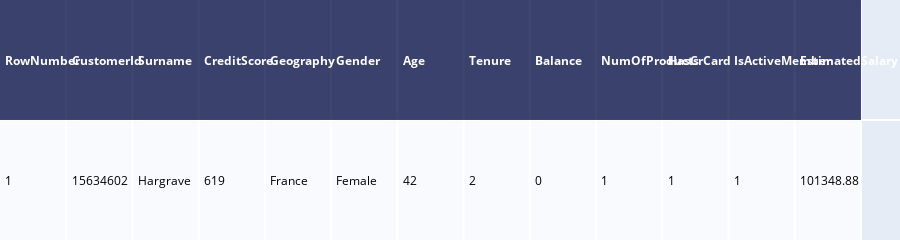

Notebook source saved alongside this figure:
### Code cell
# Test ML model 'churn_model.pickle' file using dummie data on file "bc.csv"

import plotly.figure_factory as ff

df = pd.read_csv('bc.csv')
with open('churn_model.pickle', 'rb') as f:
    clf = pickle.load(f)
prediction = clf.predict(df)
if prediction == 1:
    output = 'churn'
elif prediction == 0:
    output = 'remain'
print(f'The prediction is that the customer is like to {output}.')
data = ff.create_table(df.head())
data

### Figure 1 — Plotly figure (JSON) as saved in the notebook; plotly's stock layout.template omitted (floating-point values rounded to 4 significant figures)
{"data": [{"colorscale": [[0, "#00083e"], [0.5, "#ededee"], [1, "#ffffff"]], "hoverinfo": "none", "opacity": 0.75, "showscale": false, "type": "heatmap", "z": [[0, 0, 0, 0, 0, 0, 0, 0, 0, 0, 0, 0, 0], [0.5, 0.5, 0.5, 0.5, 0.5, 0.5, 0.5, 0.5, 0.5, 0.5, 0.5, 0.5, 0.5]]}], "layout": {"annotations": [{"align": "left", "font": {"color": "#ffffff"}, "showarrow": false, "text": "<b>RowNumber</b>", "x": -0.45, "xanchor": "left", "xref": "x", "y": 0, "yref": "y"}, {"align": "left", "font": {"color": "#ffffff"}, "showarrow": false, "text": "<b>CustomerId</b>", "x": 0.55, "xanchor": "left", "xref": "x", "y": 0, "yref": "y"}, {"align": "left", "font": {"color": "#ffffff"}, "showarrow": false, "text": "<b>Surname</b>", "x": 1.55, "xanchor": "left", "xref": "x", "y": 0, "yref": "y"}, {"align": "left", "font": {"color": "#ffffff"}, "showarrow": false, "text": "<b>CreditScore</b>", "x": 2.55, "xanchor": "left", "xref": "x", "y": 0, "yref": "y"}, {"align": "left", "font": {"color": "#ffffff"}, "showarrow": false, "text": "<b>Geography</b>", "x": 3.55, "xanchor": "left", "xref": "x", "y": 0, "yref": "y"}, {"align": "left", "font": {"color": "#ffffff"}, "showarrow": false, "text": "<b>Gender</b>", "x": 4.55, "xanchor": "left", "xref": "x", "y": 0, "yref": "y"}, {"align": "left", "font": {"color": "#ffffff"}, "showarrow": false, "text": "<b>Age</b>", "x": 5.55, "xanchor": "left", "xref": "x", "y": 0, "yref": "y"}, {"align": "left", "font": {"color": "#ffffff"}, "showarrow": false, "text": "<b>Tenure</b>", "x": 6.55, "xanchor": "left", "xref": "x", "y": 0, "yref": "y"}, {"align": "left", "font": {"color": "#ffffff"}, "showarrow": false, "text": "<b>Balance</b>", "x": 7.55, "xanchor": "left", "xref": "x", "y": 0, "yref": "y"}, {"align": "left", "font": {"color": "#ffffff"}, "showarrow": false, "text": "<b>NumOfProducts</b>", "x": 8.55, "xanchor": "left", "xref": "x", "y": 0, "yref": "y"}, {"align": "left", "font": {"color": "#ffffff"}, "showarrow": false, "text": "<b>HasCrCard</b>", "x": 9.55, "xanchor": "left", "xref": "x", "y": 0, "yref": "y"}, {"align": "left", "font": {"color": "#ffffff"}, "showarrow": false, "text": "<b>IsActiveMember</b>", "x": 10.55, "xanchor": "left", "xref": "x", "y": 0, "yref": "y"}, {"align": "left", "font": {"color": "#ffffff"}, "showarrow": false, "text": "<b>EstimatedSalary</b>", "x": 11.55, "xanchor": "left", "xref": "x", "y": 0, "yref": "y"}, {"align": "left", "font": {"color": "#000000"}, "showarrow": false, "text": "1", "x": -0.45, "xanchor": "left", "xref": "x", "y": 1, "yref": "y"}, {"align": "left", "font": {"color": "#000000"}, "showarrow": false, "text": "15634602", "x": 0.55, "xanchor": "left", "xref": "x", "y": 1, "yref": "y"}, {"align": "left", "font": {"color": "#000000"}, "showarrow": false, "text": "Hargrave", "x": 1.55, "xanchor": "left", "xref": "x", "y": 1, "yref": "y"}, {"align": "left", "font": {"color": "#000000"}, "showarrow": false, "text": "619", "x": 2.55, "xanchor": "left", "xref": "x", "y": 1, "yref": "y"}, {"align": "left", "font": {"color": "#000000"}, "showarrow": false, "text": "France", "x": 3.55, "xanchor": "left", "xref": "x", "y": 1, "yref": "y"}, {"align": "left", "font": {"color": "#000000"}, "showarrow": false, "text": "Female", "x": 4.55, "xanchor": "left", "xref": "x", "y": 1, "yref": "y"}, {"align": "left", "font": {"color": "#000000"}, "showarrow": false, "text": "42", "x": 5.55, "xanchor": "left", "xref": "x", "y": 1, "yref": "y"}, {"align": "left", "font": {"color": "#000000"}, "showarrow": false, "text": "2", "x": 6.55, "xanchor": "left", "xref": "x", "y": 1, "yref": "y"}, {"align": "left", "font": {"color": "#000000"}, "showarrow": false, "text": "0", "x": 7.55, "xanchor": "left", "xref": "x", "y": 1, "yref": "y"}, {"align": "left", "font": {"color": "#000000"}, "showarrow": false, "text": "1", "x": 8.55, "xanchor": "left", "xref": "x", "y": 1, "yref": "y"}, {"align": "left", "font": {"color": "#000000"}, "showarrow": false, "text": "1", "x": 9.55, "xanchor": "left", "xref": "x", "y": 1, "yref": "y"}, {"align": "left", "font": {"color": "#000000"}, "showarrow": false, "text": "1", "x": 10.55, "xanchor": "left", "xref": "x", "y": 1, "yref": "y"}, {"align": "left", "font": {"color": "#000000"}, "showarrow": false, "text": "101348.88", "x": 11.55, "xanchor": "left", "xref": "x", "y": 1, "yref": "y"}], "height": 110, "margin": {"b": 0, "l": 0, "r": 0, "t": 0}, "xaxis": {"dtick": 1, "gridwidth": 2, "showticklabels": false, "tick0": -0.5, "ticks": "", "zeroline": false}, "yaxis": {"autorange": "reversed", "dtick": 1, "gridwidth": 2, "showticklabels": false, "tick0": 0.5, "ticks": "", "zeroline": false}}}
